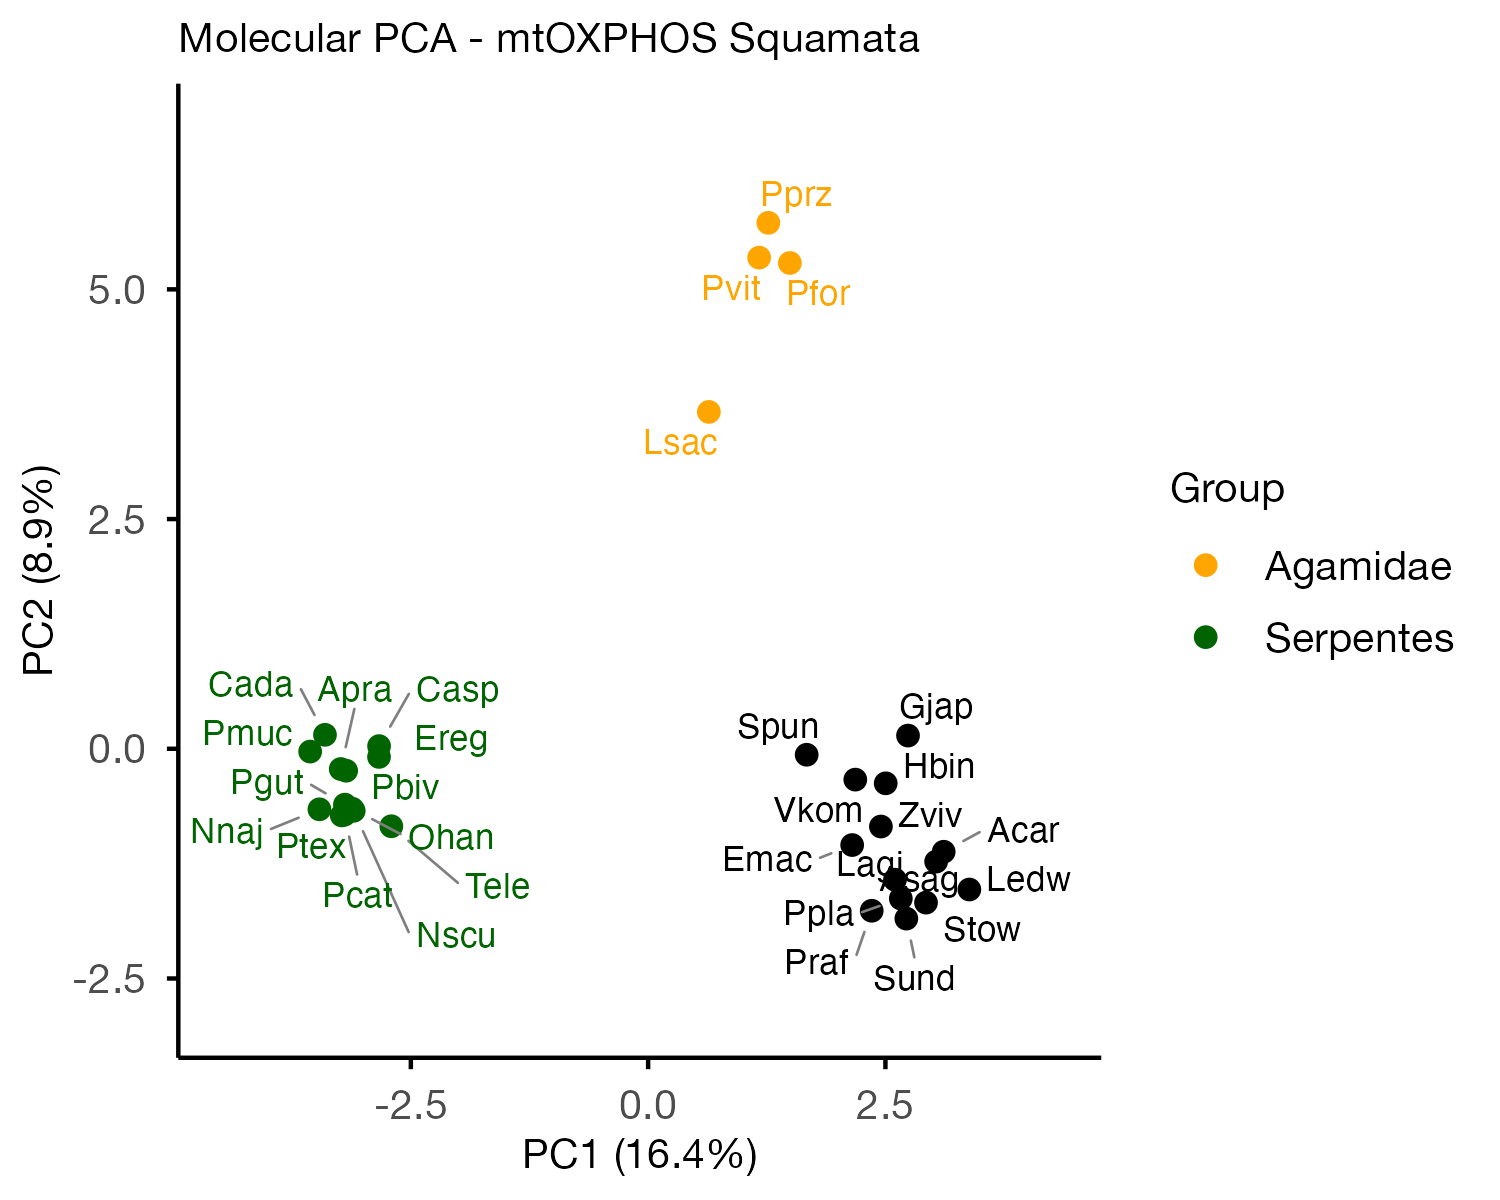

The script that saved this image:
# molecular PCA

# install.packages(c("adegenet", "ggplot2", "factoextra"))
library(adegenet)
library(ggplot2)
library(ggrepel)

# ! Mandatorial
fasta_file <- "concatenated.out"
# change with your own input file
# genes.fasta: a fasta file containing the aligned sequences of your species

# ! Optional
groups_file <- "groups.csv"
# groups.csv: a CSV file containing the group information for your species. The species names in the 'id' column must match the species names in the fasta file. The 'group' column indicates the group to which each species belongs, and the 'color' column specifies the color to be used for that group in the PCA plot.
# example of groups.csv:
# group,color,id
# Group1,red,Species1
# Group1,red,Species2   

molecular_data <- fasta2genlight(fasta_file, snpOnly = TRUE)
print(molecular_data)
# 'nf = 3' retains the top 3 Principal Components for downstream analysis
pca_results <- glPca(molecular_data, nf = 3)
# Convert the PCA scores matrix into a readable data frame
pca_df <- as.data.frame(pca_results$scores)
# Extract species names from the row names and save them into a dedicated column
pca_df$Species <- rownames(pca_df)
# Calculate the exact percentage of variance explained by each PC
variance_explained <- (pca_results$eig / sum(pca_results$eig)) * 100

# groups_file columns: group, color, id
# groups_file is optional: no file, no coloring, just one black color
has_groups <- file.exists(groups_file)
if (has_groups) {
  groups_df <- read.csv(groups_file, strip.white = TRUE)
  species_to_group <- setNames(groups_df$group, groups_df$id)
  group_to_color <- setNames(groups_df$color, groups_df$group)[!duplicated(groups_df$group)]
  pca_df$Group <- ifelse(pca_df$Species %in% names(species_to_group), species_to_group[pca_df$Species], "Unassigned")
  group_to_color["Unassigned"] <- "black"
} else {
  pca_df$Group <- "All"
  group_to_color <- c(All = "black")
}

# Generates a clear scatter plot mapping the genetic distance between your species
ggplot(pca_df, aes(x = PC1, y = PC2, color = Group, label = Species)) +
  geom_point(size = 2) +
  scale_color_manual(values = group_to_color, breaks = names(group_to_color)[names(group_to_color) != "Unassigned"]) +
  geom_text_repel(max.overlaps = Inf, show.legend = FALSE, 
    aes(label = Species),
    size = 3,
    box.padding = 0.2, #space around the text label
    point.padding = 0.3, #space around the point
    segment.color = "grey50",
    segment.size = 0.3,
    min.segment.length = 0.2) + # define min distance to draw a segment
  scale_x_continuous(expand = expansion(mult = 0.2)) +
  scale_y_continuous(expand = expansion(mult = 0.2)) +
  theme_minimal() +
  theme(
  text = element_text(family = "Helvetica Neue"), # font family
  axis.title = element_text(size = 10),  # es. PC1, PC2
  axis.text  = element_text(size = 10),  # es. 0.1, 0.2, 0.3
  plot.title = element_text(size = 10),  # title
  legend.text = element_text(size = 10), # legend text
  legend.title = element_text(size = 10)
  ) +
  theme(panel.grid = element_blank(), axis.line = element_line(color = "black"), axis.ticks = element_line(color = "black")) +
  labs(title = "Molecular PCA - mtOXPHOS Squamata", x = paste0("PC1 (", round(variance_explained[1], 1), "%)"), y = paste0("PC2 (", round(variance_explained[2], 1), "%)"))

ggsave("molPCA.png", width = 5, height = 4, dpi = 300)
#ggsave("molPCA.svg", width = 8, height = 6)
